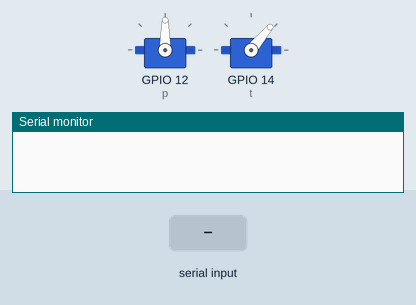
Simulated run of this sketch. Board: ESP32. Shown: 2 × servo, the last lines printed to the serial monitor. The test bench sets the inputs (shaded band).

Above: at 1.2 s.
1.3 s: "1*" received over the second serial link
At 1.7 s:
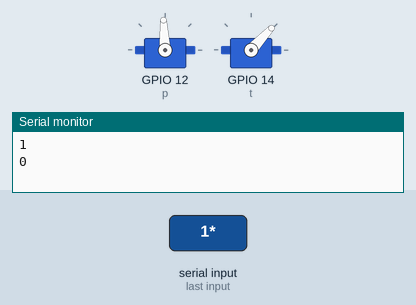
2.8 s: "2*" received over the second serial link
At 4.0 s:
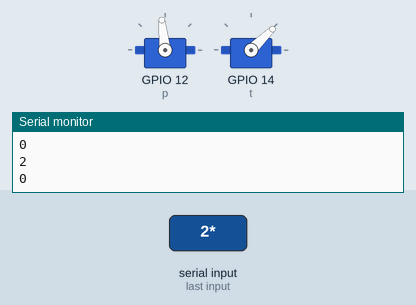
Timing chart, 0 to 5.8 s (numbered marks = the images above; inputs shaded):
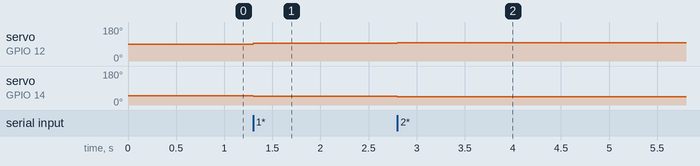

Measured:
- after the input at 1.3 s, servo on GPIO 12 (p): 90° → 93° at once; servo on GPIO 14 (t): 50° → 47° at once
- after the input at 2.8 s, servo on GPIO 12 (p): 93° → 96° at once; servo on GPIO 14 (t): 47° → 44° at once

The sketch:

esp-rpi.ino
```cpp
#include <ArduinoJson.h>
#include <ESP32Servo.h>

DynamicJsonDocument doc(1024);

Servo p;
Servo t;


int width = 640, height = 480; // Camera resoulution
int xPos = 90, yPos = 50;      // initial positions of Servos
const int angle = 3;

int loco = 0;
int sos = 0;
int pan = 0;
int tilt = 0;
String temp = "";         // commands
#define RXd1 18
#define TXd1 19

void setup() {
  p.attach(12);
  t.attach(14);
  p.write(xPos);
  t.write(yPos);

  Serial.begin(38400);
  Serial1.begin(38400, SERIAL_8N1, RXd1, TXd1);

}


void loop() {


  if (Serial1.available() > 0)
  {
    temp = Serial1.readStringUntil('*');
    Serial.println(temp);
    DeserializationError err = deserializeJson(doc,  temp);
    if (err) {
      Serial.println(" Proximity deserializeJson() failed: ");
    }


    loco = doc["loco"];
    sos = doc["sos_status"];
    pan = doc["pan"];
    tilt = doc["tilt"];

    Serial.println(pan);


    if (pan > width / 2 + 100)
      xPos -= angle;
    if (pan < width / 2 - 100)
      xPos += angle;
    if (tilt < height / 2 + 100)
      yPos -= angle;
    if (tilt > height / 2 - 100)
      yPos += angle;


    //    if (yPos >= 180)
    //      yPos = 180;
    //    else if (yPos <= 0)
    //      yPos = 0;

    p.write(xPos);
    t.write(yPos);


    temp = "";
    Serial.println("");
    delay(15);
  }
}
```
